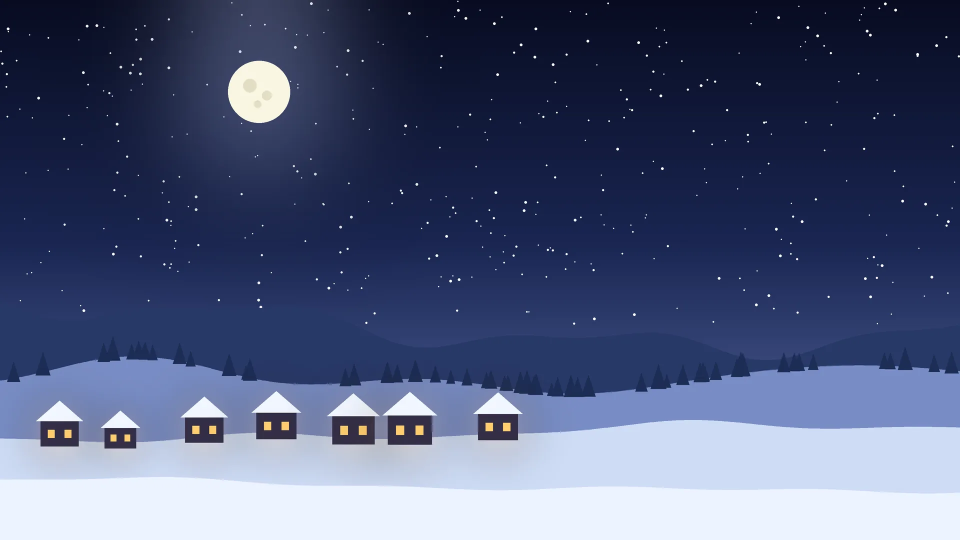
#> input picture fondos/navidad/arte/plano.webp, 1920 x 1080 px (shown at 1/2 size)
$ python -i preparar_arte.py   (imports and definitions only)
#> lines starting #> are read from the running program, lines starting #| are printed output that depends on the picture
#> further down, picture is the input picture: PIL image 1920x1080 RGB; mean R, G, B 76.5, 87.1, 120.8
"""Prepara el arte generado con IA (Gemini, Veo...) para un fondo.

Uso (desde la carpeta del repositorio):
    py herramientas/preparar_arte.py navidad
    py herramientas/preparar_arte.py navidad --origen originales-ia/navidad-provisional

Lee originales-ia/<fondo>/ y escribe fondos/<fondo>/arte/:

  plano.png/.jpg   -> arte/plano.webp            (imagen de fondo, máx. 3840 px)
  plano-loop.mp4   -> arte/plano.mp4 + plano.webm (H.264 y VP9, sin audio, < ~8 MB cada uno;
                                                   se quita el último fotograma si repite el primero)
  arbol.png/.jpg   -> arte/arbol.webp            (sin el fondo magenta, recortado, con transparencia)
  sprites.png      -> arte/<nombre>.webp         (cada objeto recortado por separado)
  todo             -> arte/arte.js               (tamaños y lista de archivos para el fondo)

Fondo liso (verde #00FF00, magenta #FF00FF...): se detecta el color del borde, se calcula la transparencia por distancia a
ese color, se "desmezcla" el fondo de los bordes (sin halo rosado) y se quitan motas sueltas.
Se recomienda magenta puro #FF00FF: un árbol verde sobre verde no se recorta bien.

Sprites: los objetos se separan solos. Se guarda originales-ia/<fondo>/_sprites-indice.png con un número
encima de cada uno. Para darles nombre, crea originales-ia/<fondo>/sprites.txt con líneas como:
    1 = regalo-rojo
    2 = estrella
Nombres que entiende el fondo de Navidad: regalo-*, estrella, adorno-*, copo-dorado, trineo, muneco.
Sin sprites.txt se llaman sprite-01, sprite-02...

Necesita Pillow (ya instalado) y, para el vídeo, ffmpeg (en el PATH o instalado con winget).
"""
import argparse
import glob
import json
import os
import shutil
import subprocess
import sys
from collections import deque

from PIL import Image, ImageChops, ImageDraw, ImageFilter, ImageFont, ImageMath

RAIZ = os.path.dirname(os.path.dirname(os.path.abspath(__file__)))
LIMITE_VIDEO = 7.8 * 1024 * 1024  # bytes, para quedar por debajo de ~8 MB


# ---------------------------------------------------------------- fondo verde
def color_clave(img):
    """Color del fondo: mediana de los píxeles del borde."""
    rgb = img.convert("RGB")
    w, h = rgb.size
#> w = 1920; h = 1080
    paso = max(1, min(w, h) // 200)
#> paso = 5
    muestras = []
    for x in range(0, w, paso):
        muestras.append(rgb.getpixel((x, 0)))
        muestras.append(rgb.getpixel((x, h - 1)))
#> after the loop, muestras = 768 items, first 6: (8, 11, 35), (236, 243, 255), (8, 11, 35), (236, 243, 255), (8, 12, 29), (236, 243, 255)
    for y in range(0, h, paso):
        muestras.append(rgb.getpixel((0, y)))
        muestras.append(rgb.getpixel((w - 1, y)))
#> after the loop, muestras = 1200 items, first 6: (8, 11, 35), (236, 243, 255), (8, 11, 35), (236, 243, 255), (8, 12, 29), (236, 243, 255)
    canales = list(zip(*muestras))
#> canales = 3 items
    return tuple(sorted(c)[len(c) // 2] for c in canales)


def _exceso(canales, clave):
    """Cuánto "se parece al color de fondo" un píxel, sea cual sea ese color.

    Canales altos del fondo (p. ej. G en #00FF00, R y B en #FF00FF) menos canales bajos:
    min(altos) - max(bajos). Un rojo, un blanco o un dorado dan valores bajos aunque estén cerca.
    Devuelve None si el fondo no tiene canales altos y bajos (gris, blanco...).
    """
    altos = [c for c, k in zip(canales, clave) if k >= 128]
    bajos = [c for c, k in zip(canales, clave) if k < 128]
    if not altos or not bajos:
        return None
    mm = ImageMath.lambda_eval
    # [10 lines left out: functions minimo, maximo, not called in this run]
    return mm(lambda a: a["x"] - a["y"], x=minimo(altos), y=maximo(bajos))


# [39 lines left out: function rellenar_huecos, not called in this run]


def quitar_verde(img, clave=None, t0=70, t1=200, huecos=False):
    """Devuelve una imagen RGBA sin el fondo liso de color `clave` (verde, magenta, azul...).

    La transparencia sale de la distancia (suma de diferencias por canal) al color clave:
    <= t0 transparente, >= t1 opaco, en medio semitransparente. En los bordes semitransparentes se
    recupera el color real quitando la parte de fondo mezclada: F = K + (C - K) / alfa.
    """
    rgb = img.convert("RGB")
    if clave is None:
        clave = color_clave(rgb)
#> clave = (39, 56, 93)
    kr, kg, kb = clave
#> kr = 39; kg = 56; kb = 93
    r, g, b = rgb.split()
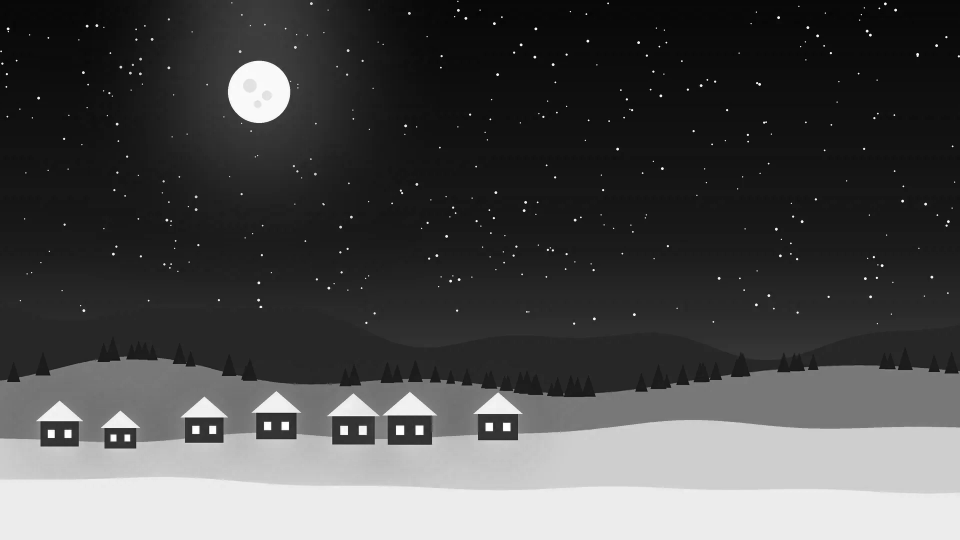
#> r: PIL image 1920x1080 L (shown at 1/2 size); min 0, max 255, mean 76.5
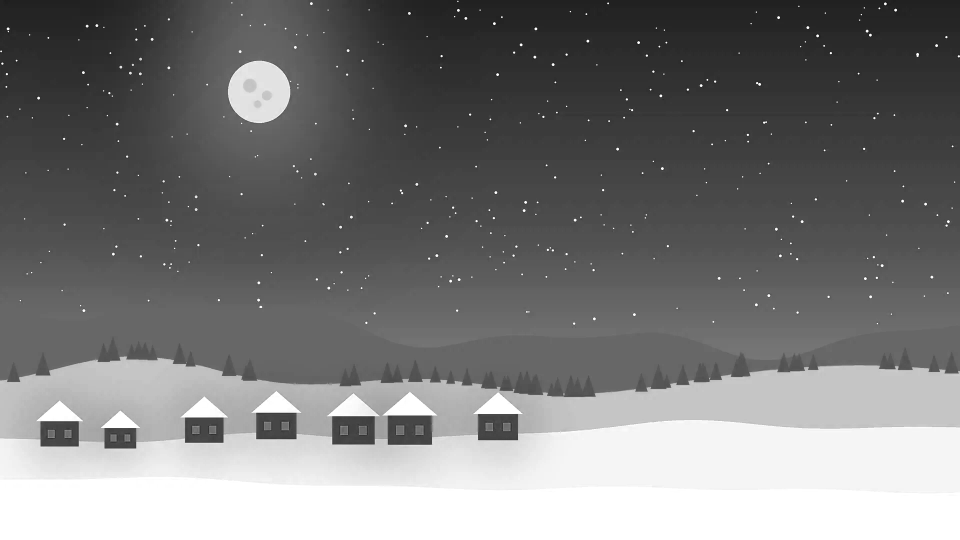
#> b: PIL image 1920x1080 L (shown at 1/2 size); min 5, max 255, mean 120.8
    mm = ImageMath.lambda_eval
    dist = mm(lambda a: abs(a["r"] - kr) + abs(a["g"] - kg) + abs(a["b"] - kb), r=r, g=g, b=b)
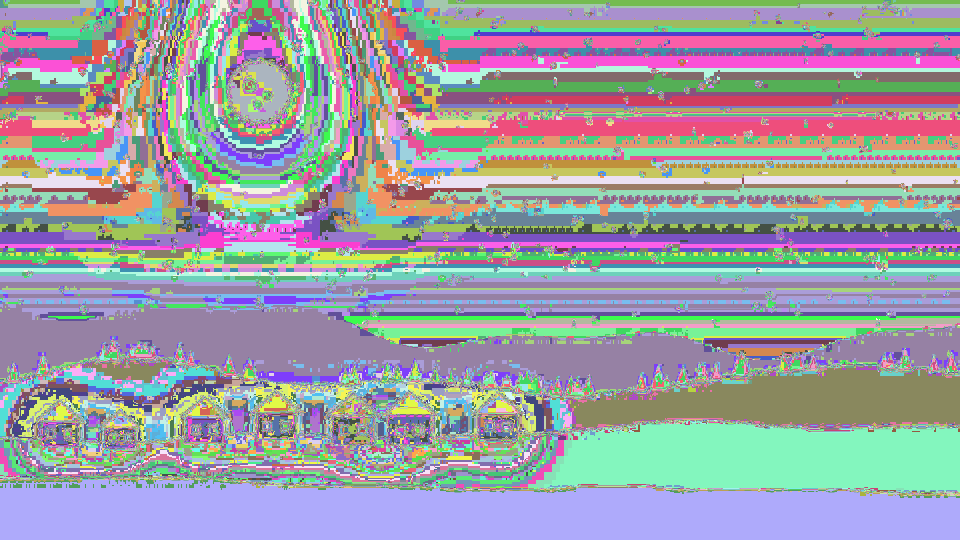
#> dist: PIL image 1920x1080 I (shown at 1/2 size); 576 distinct labels, from 2 to 577; one colour per label, 0 black
    # Protección: lo que no tiene "el tono del fondo" es siempre opaco (blancos, rojos, dorados...)
    exceso = _exceso([r, g, b], clave)
#> in _exceso, `altos = [c for c, k in zip(canales, clave) if k >= 128]`: altos = []
#> in _exceso, `bajos = [c for c, k in zip(canales, clave) if k < 128]`: bajos = 3 items
    if exceso is None:
        exceso = mm(lambda a: a["d"] * 0 + 255, d=dist)
#> exceso: PIL image 1920x1080 I; every value is 255
    alfa = mm(
        lambda a: a["convert"](
            a["max"](
                a["min"](a["max"]((a["d"] - t0) * 255 / (t1 - t0), 0), 255),
                (a["e"] < 25) * 255,
            ),
            "L",
        ),
        d=dist,
        e=exceso,
    )
    # quitar alfas residuales muy bajas (ruido del fondo)
    alfa = alfa.point(lambda v: 0 if v < 18 else v)
    if huecos:
        alfa = rellenar_huecos(alfa, dist, t0)

    def desmezclar(canal, k):
#> called with k = 39
        return mm(
            lambda a: a["convert"](
                a["min"](a["max"](k + (a["float"](a["c"]) - k) * 255 / a["max"](a["al"], 1), 0), 255), "L"
            ),
            c=canal,
            al=alfa,
        )

    canales = [desmezclar(r, kr), desmezclar(g, kg), desmezclar(b, kb)]
#> call 2 of desmezclar, with k = 56
#> in desmezclar (call 2), `return mm( lambda a: a["convert"]( a["min"](a["max"](k + (a["float"](a..`:
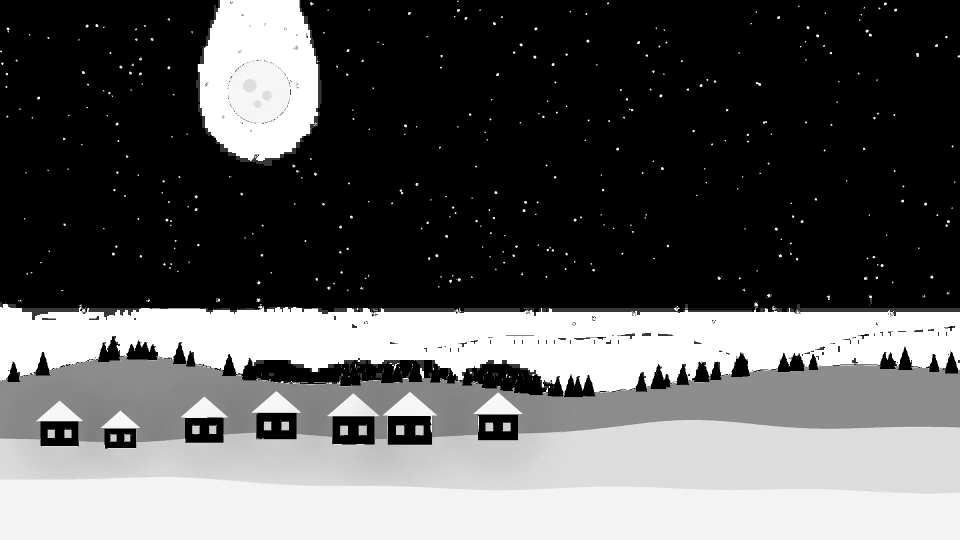
#> returned value: PIL image 1920x1080 L (shown at 1/2 size); min 0, max 255, mean 93.1
#> call 3 of desmezclar, with k = 93
#> in desmezclar (call 3), `return mm( lambda a: a["convert"]( a["min"](a["max"](k + (a["float"](a..`:
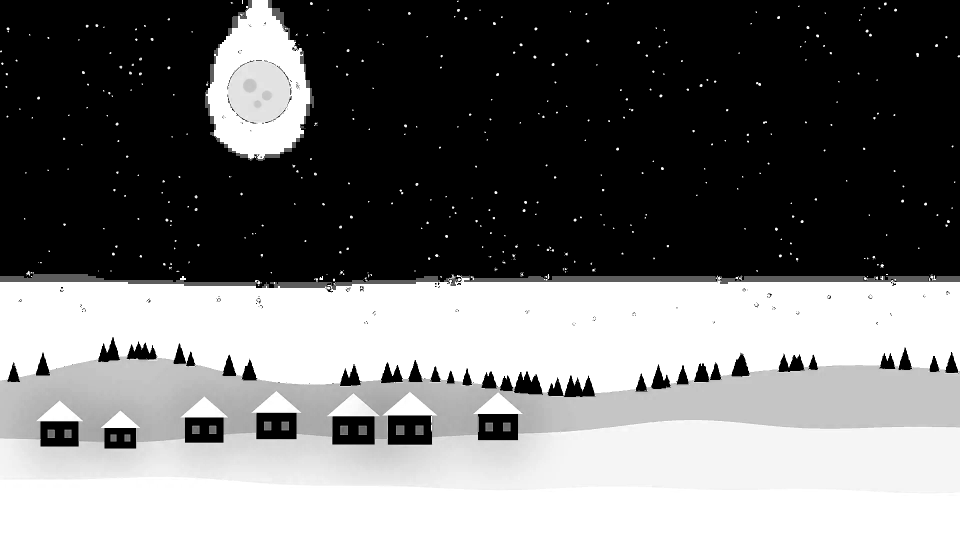
#> returned value: PIL image 1920x1080 L (shown at 1/2 size); min 0, max 255, mean 114.9
    # Quitar el tono del fondo que pueda quedar en el borde exterior (halo): en una franja junto a la
    # transparencia, a los canales "altos" del fondo se les resta lo que sobresalen de los "bajos".
    ex2 = _exceso(canales, clave)
    if ex2 is not None:
        borde = alfa.point(lambda v: 255 if v < 250 else 0).filter(ImageFilter.MaxFilter(7))
        sobra = mm(lambda a: a["max"](a["e"], 0), e=ex2)
        limpios = []
        for c, k in zip(canales, clave):
            if k >= 128:
                c2 = mm(lambda a: a["convert"](a["max"](a["c"] - a["s"], 0), "L"), c=c, s=sobra)
                c = Image.composite(c2, c, borde)
            limpios.append(c)
        canales = limpios
    salida = Image.merge("RGBA", (canales[0], canales[1], canales[2], alfa))
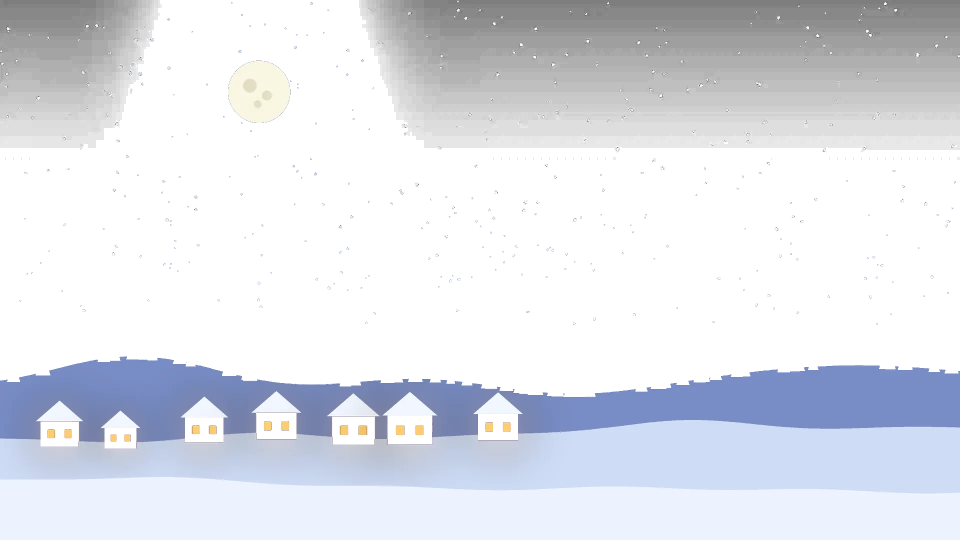
#> salida: PIL image 1920x1080 RGBA (shown at 1/2 size); mean R, G, B, A 89.6, 93.1, 114.9, 90.3; transparent parts drawn white
    # encoger 1 px el borde (evita una línea clara alrededor)
    choke = alfa.filter(ImageFilter.MinFilter(3))
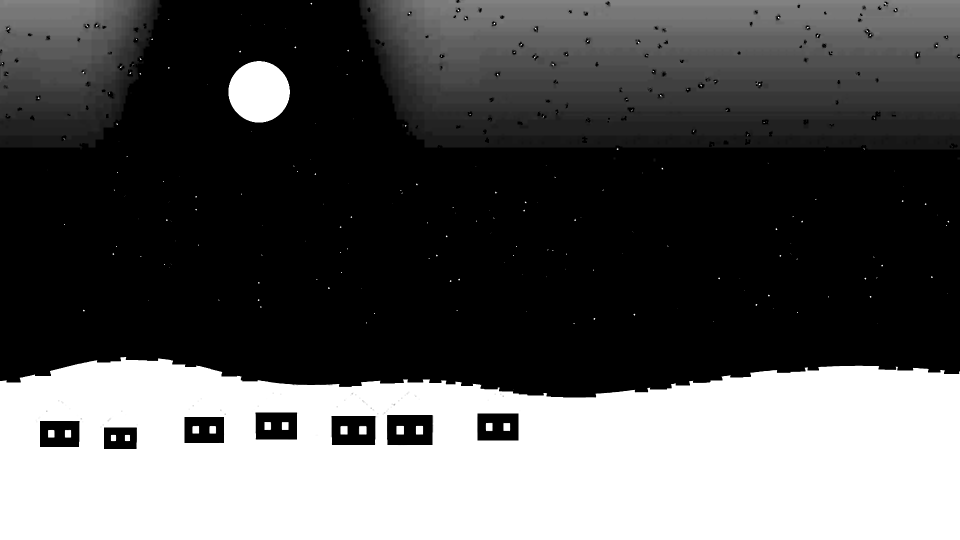
#> choke: PIL image 1920x1080 L (shown at 1/2 size); min 0, max 255, mean 88.7
    alfa_final = Image.blend(alfa, choke, 0.5)
    salida.putalpha(alfa_final)
    return salida, clave


# [283 lines left out: functions buscar_original, componentes, mascara_pequena, limpiar_motas, recortar, separar_sprites and 9 more, not called in this run]


# [2 lines not run here, left out]

>>> from PIL import Image
>>> picture = Image.open('../fondos/navidad/arte/plano.webp')
>>> result = quitar_verde(picture)
